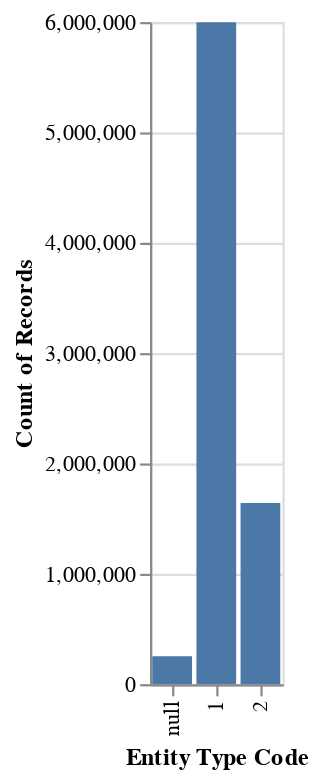

Notebook code for this chart:
### Code cell
# Create a bar chart
alt.Chart(provider_identifiers).mark_bar().encode(
    x='Entity Type Code:N',
    y='count()',
)

### Figure 1 — Vega specification as saved in the notebook (floating-point values rounded to 4 significant figures)
{"$schema": "https://vega.github.io/schema/vega/v5.json", "data": [{"name": "source_0", "values": [{"Entity Type Code": "1", "__count": 5997364}, {"Entity Type Code": "2", "__count": 1641025}, {"Entity Type Code": null, "__count": 252377}]}, {"name": "source_0_x_domain_Entity Type Code", "values": [{"Entity Type Code": "1"}, {"Entity Type Code": "2"}, {"Entity Type Code": null}]}, {"name": "source_0_y_domain___count", "values": [{"min": 252377, "max": 5997364}]}], "signals": [{"name": "x_step", "value": 20}, {"name": "width", "update": "bandspace(domain('x').length, 0.1, 0.05) * x_step"}], "marks": [{"type": "rect", "name": "marks", "from": {"data": "source_0"}, "encode": {"update": {"y2": {"value": 0, "scale": "y"}, "width": {"signal": "max(0.25, bandwidth('x'))"}, "fill": {"value": "#4c78a8"}, "ariaRoleDescription": {"value": "bar"}, "x": {"field": "Entity Type Code", "scale": "x"}, "description": {"signal": "\"Entity Type Code: \" + (isValid(datum[\"Entity Type Code\"]) ? datum[\"Entity Type Code\"] : \"\"+datum[\"Entity Type Code\"]) + \"; Count of Records: \" + (format(datum[\"__count\"], \"\"))"}, "y": {"field": "__count", "scale": "y"}}}, "style": ["bar"]}], "scales": [{"name": "x", "type": "band", "domain": {"data": "source_0_x_domain_Entity Type Code", "field": "Entity Type Code", "sort": true}, "range": {"step": {"signal": "x_step"}}, "paddingInner": 0.1, "paddingOuter": 0.05}, {"name": "y", "type": "linear", "domain": [{"signal": "(data(\"source_0_y_domain___count\")[0] || {}).min"}, {"signal": "(data(\"source_0_y_domain___count\")[0] || {}).max"}], "range": [{"signal": "height"}, 0], "zero": true, "nice": true}], "axes": [{"scale": "y", "labels": false, "tickCount": {"signal": "ceil(height/40)"}, "domain": false, "orient": "left", "gridScale": "x", "grid": true, "aria": false, "maxExtent": 0, "minExtent": 0, "ticks": false, "zindex": 0}, {"scale": "x", "orient": "bottom", "grid": false, "labelAlign": "right", "title": "Entity Type Code", "labelBaseline": "middle", "labelAngle": 270, "zindex": 0}, {"scale": "y", "labelOverlap": true, "title": "Count of Records", "tickCount": {"signal": "ceil(height/40)"}, "zindex": 0, "grid": false, "orient": "left"}], "padding": 5, "style": "cell", "background": "white", "height": 300}
